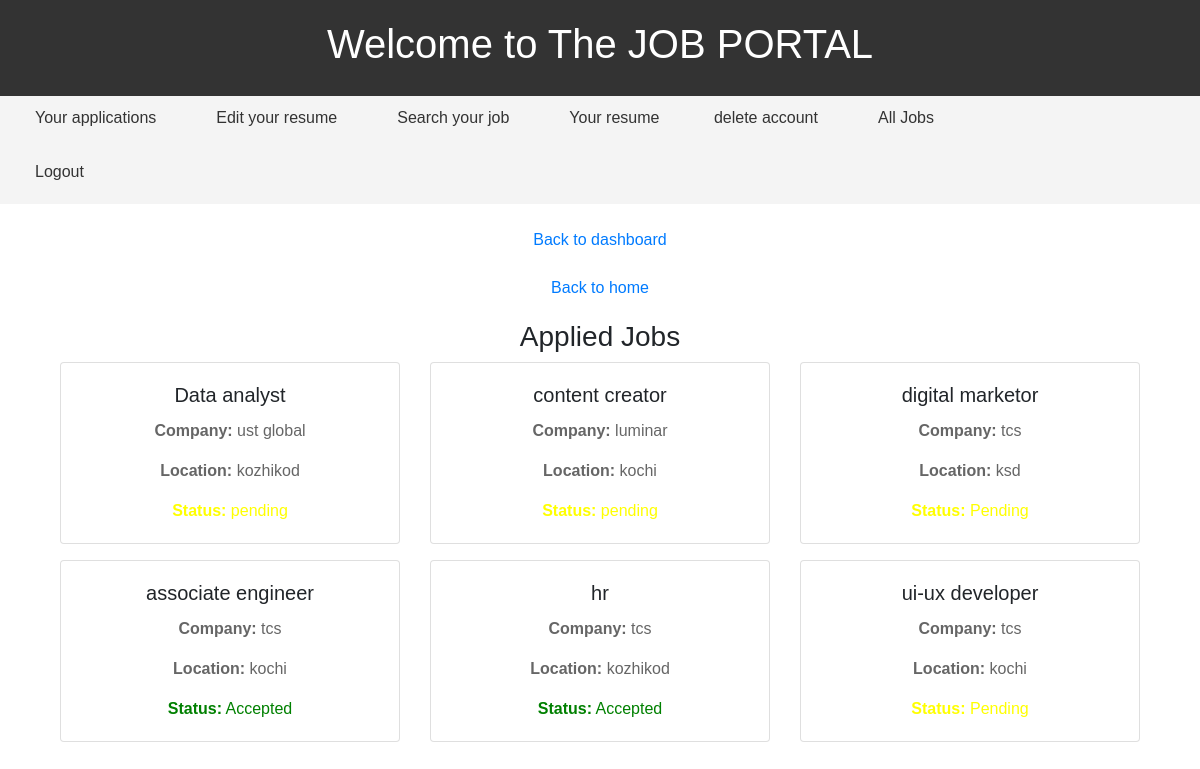
Page /job/applied-jobs/ (signed in) on the committed database.
### job/models.py (models this page shows, shortened)
class ApplyJob(models.Model):
    status_choices = (('Accepted', 'Accepted'),
                      ('Declined', 'Declined'),
                      ('Pending', 'Pending'))
    user = models.ForeignKey(User, on_delete=models.CASCADE)
    job= models.ForeignKey(Job, on_delete=models.CASCADE)
    timestamp = models.DateTimeField(auto_now_add=True)
    status = models.CharField(max_length=20, choices=status_choices,default="Pending")
    resume=models.FileField(upload_to="resumes",null=True,blank=True)
    is_active = models.BooleanField(default=True)

class Job (models.Model):
    user = models. ForeignKey (User, on_delete=models.CASCADE)
    company = models. ForeignKey (Company, on_delete=models.CASCADE)
    title = models. CharField(max_length=100)
    location = models. CharField(max_length=100)
    salary = models. PositiveIntegerField(default=35000)
    is_available=models.BooleanField(default=True)
    timestamb=models.DateTimeField(auto_now_add=True)
    job_description = models.TextField(null=True,blank=True)
    required_qualifications = models.CharField(max_length=50,null=True,blank=True)
    responsibilities = models.TextField(null=True,blank=True)
    application_Deadline = models.DateField(null=True,blank=True)
    option = (('Full-time', 'Full-time'), ('Part-time', 'Part-time'), ('Contract', 'Contract'), ('etc', 'etc'))
    Employment_Type = models.CharField(choices=option, max_length=20,null=True,blank=True)
    Company_Benefits = models.TextField(null=True,blank=True)
    How_to_Apply = models.TextField(null=True,blank=True)
    cover_letter=models.CharField(max_length=20,null=True,blank=True)
    status_choices = (('Accepted', 'Accepted'),
                      ('Declined', 'Declined'),
                      ('Pending', 'Pending'))
    status = models.CharField(max_length=20, choices=status_choices,null=True)

### company/models.py (models this page shows)
class Company(models.Model):
    user = models. OneToOneField(User, on_delete=models.CASCADE)
    name = models. CharField(max_length=100,null=True,blank=True)
    est_date = models. PositiveIntegerField(null=True,blank=True)
    city = models. CharField(max_length=100,null=True,blank=True)
    state = models. CharField(max_length=100,null=True,blank=True)
    def __str__(self):
        return self.name

### job/views.py (the view)
# urls.py: path('applied-jobs/', applied_jobs, name='applied-jobs'),
def applied_jobs(request):
    if request.user.is_authenticated and request.user.is_applicant:
        applied_jobs = ApplyJob.objects.filter(user=request.user, is_active=True)
        context = {'applied_jobs': applied_jobs}
        return render(request, 'job/applied_jobs.html', context)
    else:
        return render(request, 'job/unauthorized.html')

### templates/job/applied_jobs.html
{% extends 'users/base.html' %}
{% block content %}
<div class="container">
    <h3>Applied Jobs</h3>
    <div class="row">
        {% if applied_jobs %}
            {% for application in applied_jobs %}
                <div class="col-md-4">
                    <div class="card mb-3">
                        <div class="card-body">
                            <h5 class="card-title">{{ application.job.title }}</h5>
                            <p class="card-text"><strong>Company:</strong> {{ application.job.company }}</p>
                            <p class="card-text"><strong>Location:</strong> {{ application.job.location }}</p>
                            {% if application.status|lower == 'accepted' %}
                            <p class="card-text" style="color: green;"><strong>Status:</strong> {{ application.status }}</p>
                        {% elif application.status|lower == 'declined' %}
                            <p class="card-text" style="color: red;"><strong>Status:</strong> {{ application.status }}</p>
                        {% elif application.status|lower == 'pending' %}
                            <p class="card-text" style="color: yellow;"><strong>Status:</strong> {{ application.status }}</p>
                        {% endif %}
                        </div>
                    </div>
                </div>
            {% endfor %}
        {% else %}
            <p>No jobs applied yet.</p>
        {% endif %}
    </div>
</div>
{% endblock %}

### templates/users/base.html (style rules this page uses)
body { font-family: Arial, sans-serif; margin: 0; padding: 0; }
.container { margin: 20px auto; text-align: center; }
.container p { color: #666; margin-top: 10px; }

### rows in the picture
ApplyJob: job "Data analyst", job.company "ust global", job.location "kozhikod", status "pending"
ApplyJob: job "content creator", job.company "luminar", job.location "kochi", status "pending"
ApplyJob: job "digital marketor", job.company "tcs", job.location "ksd", status "Pending"
ApplyJob: job "associate engineer", job.company "tcs", job.location "kochi", status "Accepted"
ApplyJob: job "hr", job.company "tcs", job.location "kozhikod", status "Accepted"
ApplyJob: job "ui-ux developer", job.company "tcs", job.location "kochi", status "Pending"
